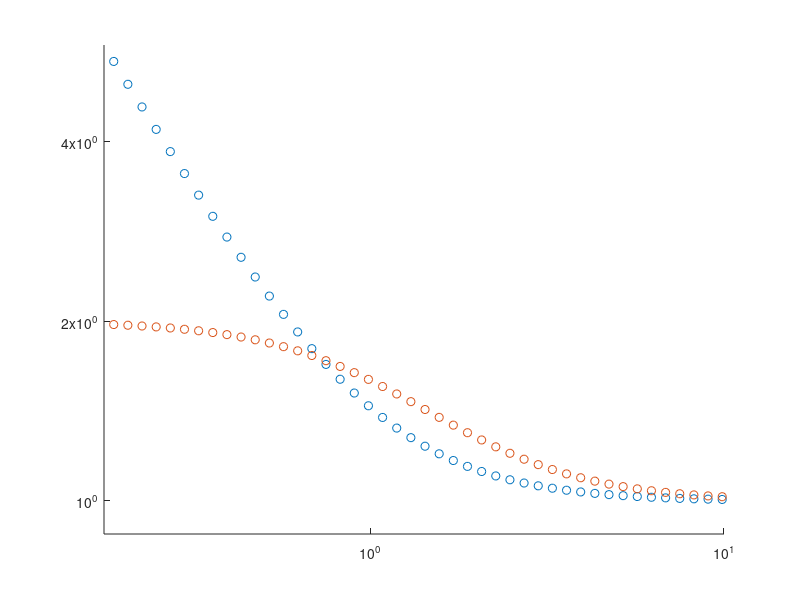

Write MATLAB code to recreate this figure.
clear

Ra1 = 10.01e3;
Ra2 = 9.999e3;
% Cb1 = 9.984e-9;
Cb2 = 9.92e-9;

Ra = mean([Ra1,Ra2]);
Cb = Cb2;

freq_Z = xlsread('RRC_without_e.csv', 'A18:E118');
f = freq_Z(:,1);
Z_open = freq_Z(:,4) + 1i .* freq_Z(:,5);

freq_Z = xlsread('RRC_with_e.csv', 'A18:E118');
Z_closed = freq_Z(:,4) + 1i .* freq_Z(:,5);

x = 2*pi*f * Ra * Cb;
z_open = Z_open / Ra;
z_closed = Z_closed / Ra;

figure(1); cla; hold on;
plot(x, abs(z_open), 'o');
plot(x, abs(z_closed), 'o');
set(gca,'xscale','log','yscale','log');

set(gca,'xlim',[1/sqrt(2)/4,10]);
set(gca,'ylim',[0.88,5.8]);
xticks([1,10]);
yticks([1,2,4]);


